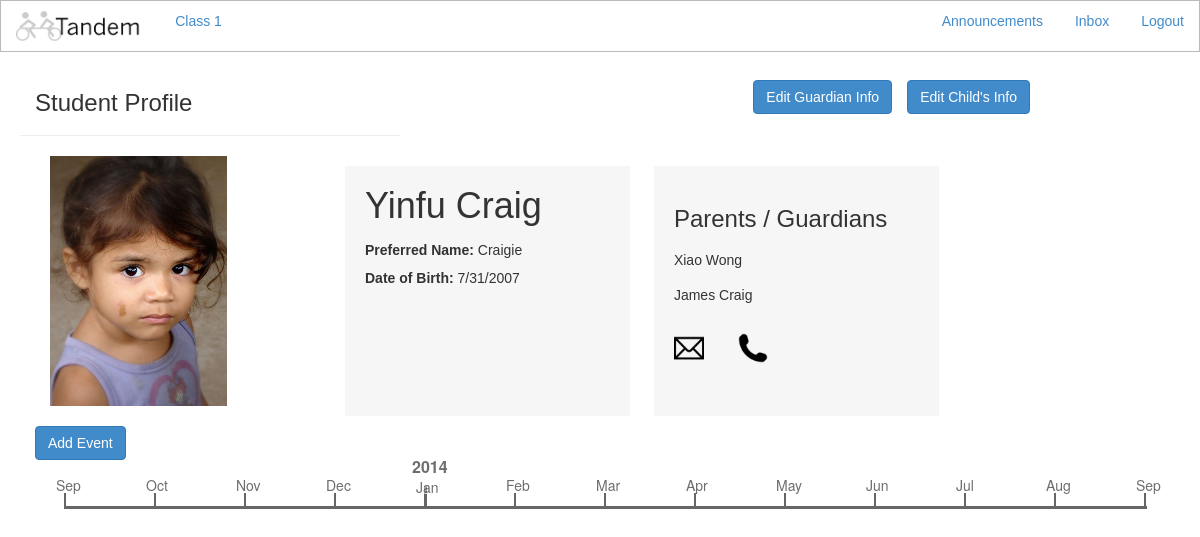
/student/6/, run on the app's committed database.
### student/models.py (models this page shows)
class Student(models.Model):
	firstName = models.CharField(max_length=15)
	lastName = models.CharField(max_length=25)
	preferredName = models.CharField(max_length=15)
	parent1 = models.CharField(max_length=40)
	parent2 = models.CharField(max_length=40)
	birthdate = models.DateTimeField('Date of Birth')
	parent_email=models.CharField(max_length=25)
	parent_phone=models.CharField(max_length=25)

### student/views.py (the view)
# urls.py: url(r'^student/(?P<student_id>\d+)/?$', 'student.views.profile'),
def profile(request, student_id):
	student = Student.objects.get(id=student_id)
	events = Event.objects.filter(student=student)
	num_events=len(events)
	variables = {"student" : student, "events" : events, 'num_events': num_events, "stud_id": student.id}
	return render_to_response('profile.html', RequestContext(request, variables))

### templates/profile.html (shortened to what this page needs)
<html>
    <head>
        {% include 'nav_bar.html' %}
        <link rel="stylesheet" href="http://code.jquery.com/ui/1.10.4/themes/smoothness/jquery-ui.css">
        <link rel="stylesheet" type="text/css" href="/static/bootstrap/css/bootstrap.min.css">
        <link rel="stylesheet" type="text/css" href="/static/css/common.css">
        <link rel="stylesheet" type="text/css" href="/static/jqtimeline/css/jquery.jqtimeline.css" />
        <link rel="stylesheet" type="text/css" href="/static/css/common.css">
        <link rel="stylesheet" type="text/css" href="/static/css/profile.css" />
        <link rel="stylesheet" type="text/css" href="/static/css/bootstrap-dialog.css" />
        <link rel="stylesheet" type="text/css" href="/static/css/nav_bar.css">
    </head>
    <body>
        <div class='container'>
            <div id='header-bar' class='row'>
                <div id='page-header' class="page-header col-md-4">
                    <h3>Student Profile</h3>
                </div>
                <button id="editinfo-btn" class='btn btn-success' data-toggle="modal" data-target="#childInfoModal" onclick="fillinfo();"/>Edit Child's Info</button>
                <button id="editinfo-btn2" class='btn btn-success' data-toggle="modal" data-target="#guardianInfoModal" onclick="fillinfo2();"/>Edit Guardian Info</button>
            </div>
            <div id="profile-wrapper" class="container">
                <div class="column-left">
                    <img src="/static/image/{{ stud_id }}.png" alt="Johnny Fox profile image" class="prof">
                </div>
                <div class="column-center">
                    <h1 id="student-name">{{student.firstName}} {{student.lastName}}</h1>
                    <span><b>Preferred Name:</b> <span id="preferred-name">{{student.preferredName}}</span></br><span>
                    <span><b>Date of Birth:</b><span id="dob"> {{student.birthdate.date.month}}/{{student.birthdate.date.day}}/{{student.birthdate.date.year}}</span></br><span>
                </div>
                <div class="column-right">
                    <h3>Parents / Guardians</h3>
                    <span id="g1label" class="parent">{{student.parent1}} </span>
                    <br>
                    <span id="g2label" class="parent">{{student.parent2}} </span>
                    <br><br>
                    <div class="icon-wrapper">
                       <div id="sfoxclick" onclick="$('#contactparent').text({{ student.parent2 }});" data-toggle="modal" data-target="#newMessageModal"><img src="/static/image/mailicon.png" alt="Send a message" class="contacticons"></div>
                        <div data-toggle="modal" data-target="#phoneNumberModal"><img src="/static/image/callicon.png" alt="Call with Google Voice" class="contacticons"></div>
                    </div>
                </div>
            </div>
            <div id="timeline-wrapper" class="container">
            </div>
            <div id="button-wrapper">
                <button id="addevent" class='btn btn-success' data-toggle="modal" data-target="#myModal"/>Add Event</button>
            </div>
        </div>
</body>
</html>

### static/css/common.css (style rules this page uses)
body { font-family: "Avant Garde", Avantgarde, sans-serif; }
button { background: #428BCA; color: white; }
#header-bar { margin-top: 30px; }
.contacticons { height:30px; padding-right: 30px; cursor: pointer; }

### static/css/nav_bar.css (style rules this page uses)
html, body { margin-left: 5px; }

### static/css/profile.css (style rules this page uses)
.prof { float: left; padding: 0px; height: 250px; }
#header-bar { margin-top: 30px; width: 100%; }
#editinfo-btn { float: right; margin-right: 130px; margin-top: 50px; }
#editinfo-btn2 { float: right; margin-right: 15px; margin-top: 50px; }
#profile-wrapper { margin-left: auto; margin-right: auto; }
#timeline-wrapper { margin-left: auto; margin-right: auto; position: absolute; }
#student-name { margin-top: 0px; }
.container div { display: inline-block; }
.column-left { float: left; width: 25%; padding: 0; }
.column-center { width: 25%; height: 250px; margin:10px; background: rgba(245, 245, 245, .9); padding-top: 20px; padding-bottom: 20px; padding-left: 20px; vertical-align:top; line-height: 200%; }
.column-right { display: inline-block; width: 25%; height: 250px; margin:10px; vertical-align:top; background: rgba(245, 245, 245, .9); padding-top: 20px; padding-bottom: 0px; padding-left: 20px; padding-right: 0px; }
#button-wrapper { display: inline-block; float: right; margin-right: 30px; z-index: 3; position: absolute; }
.parent { line-height: 35px; }
.icon-wrapper { display: inline-block; float: left; padding-right: 30px; }

### data on the page
Student: firstName "Yinfu", lastName "Craig", preferredName "Craigie", birthdate.date.month "7", birthdate.date.day "31", birthdate.date.year "2007", parent1 "Xiao Wong", parent2 "James Craig"
